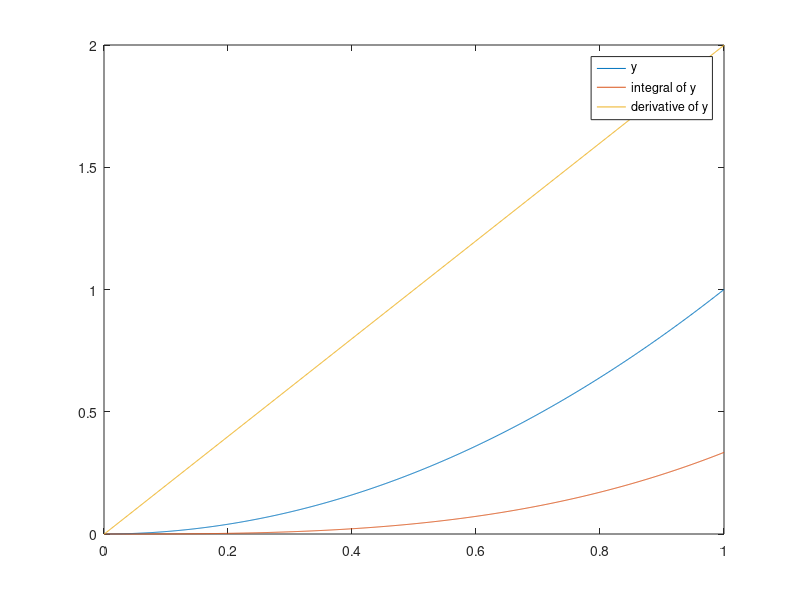

This figure's MATLAB source: (Note: this script raises an error after producing the figure.)
%% Lesson 11: MATLAB review
% This will be a "cheat sheet" of everything we've learned this semester!
% * Review of all old lessons
% * Introduce MATLAB App Designer
clc; clear; close all;

%% Lesson ??: Style Recommendations
% TODO

%% Lesson 1: The Basics
% Basic operators, number representations
% + - * / % \ ^
(1+2j)^3;

% constants
% - pi, i (j)
i^(pi*2j);

% math functions
% - trig functions (sin, cos, atan, atan2, sinc)
% - complex number operators (real, imag, conj, angle, abs)
conj(1-2j);
angle(exp(3j));

% good practice
% - use sections and comments appropriately
% - put at top of every script file:
%       clc; clear; close all;

% matrix operations
% - basic matrix notation
% - elementwise +/-, elementwise .*, ./, .^
% - matrix *, ^
% - transpose A.'
% - conjugate transpose A'
% - matrix functions (trace, size, eye, magic, ones, zeros, repmat)
A = magic(5);
B = randi(5, 5);
A * B;
A .* B;

% generating matrices
% - linspace
% - colon operator
% - zeros/ones
range1 = linspace(0, 1, 1000);
range2 = 0:1e-3:1;

% notes on syntax
% - matrix rows can be comma- or space-delimited
% - semicolon to suppress output
% - double %% (followed by space) at beginning of line to indicate section
% - can break lines using ellipsis (...)
% - parentheses sometimes optional: hold on is equivalent to hold('on');

%% Lesson 2: Vectorization and For Loops
% Functions often can have vector inputs, will return vector outputs
t = linspace(1,10,1e3);
y = sin(t);

% Some more vector operations
% - sum, diff, cumsum, trapz, min, mean, geomean
sum(1:100);

% Numerical integration and differentiation
dx = 1e-3;
x = 0:dx:1;
y = x .^ 2;
y_integral = cumsum(y) * dx;
y_derivative = [0 diff(y)] / dx;
plot(x, y, x, y_integral, x, y_derivative);
legend('y', 'integral of y', 'derivative of y');

% Meshgrid
a = 1:3;
b = 4:5;
[A, B] = meshgrid(a, b);
Y1 = 2*A + 3*B;

% broadcasting
Y2 = 2*a + 3*b.';

% Basic indexing and some matrix operations
% - (see next section)
% - can extend or delete parts of matrix like so:
A = [1; 3];
A(:,2) = [2; 4];
A(1,:) = [];

% For loops: iterate over a range
% - meh performance
% - typically better to vectorize when possible
% - preallocate when using a loop

%% Lesson 3a: Indexing
% Basic indexing
% - Index with a scalar or vector
% - Indexing begins at 1, ends at special keyword "end"
% - Index each dimension independently
A = magic(5);
A(end, 1);
A(:, 2);
A(1:3, 3:end);

% Linear indexing
% - Can index N-D array with single index
% - Column-major order
% - Use sub2ind to convert indices to linear indices
A(:);
A(5);

% Logical indexing (very important for vectorization!)
% - Use a logical operator or function that returns a logical array
% - This logical array can be used to index itself or other arrays
% - Find returns all true indices in logical array
A > 5;
A(A > 5);

B = A-5;
B(A > 5);

find(A > 5);

%% Lesson 3b: Functions
% Anonymous functions
% - More concise (but limited to single line)
% - Can capture outside variables
f = @(x) x.^2;

% "Regular" functions
% - Can be at bottom of file or in other file
% - If in other file, only first function is public, should be same
%   name as the file
% - syntax:
%       function [returnVal1, returnVal2] = functionName(param1, param2)
%           doSomething();
%           returnVal1 = someValue;
%           returnVal2 = someValue;
%       end

%% Lesson 4a: Control Flow Statements
% for loop iterates over a range
for i=1:5
    i
end

% while iterates while condition is true
i=1;
while i<=5
    i
    i = i+1;
end

% if/elseif/else does exactly what you think it does
if i < 2
    'i < 2'
elseif i < 5
    '2 <= i < 5'
else
    'i >= 5'
end

%% Lesson 4b: Plotting
% Functions
% - 2D: plot, stem, scatter, histogram
% - 3D: plot3, surf, mesh
samples = randn(1000, 1);
histogram(samples);

% Figures
% - subplot() and tiledlayout()/nexttile()
% - title, xlabel, ylabel, xlim, ylim, legend
% - grid on/off, axes on/off
% - hold on/off
% - Special characters in figure text (e.g., \mu)

%% Lesson 5a: Datatypes
% Datatypes (may not be exhaustive):
% - real numbers (floating-point): double, single
% - integers: (u)int8, (u)int16, (u)int32, (u)int64
% - logical (boolean)
% - cell array
% - string
% - symbolic (lesson 8)
% - structs and objects
log = logical([0 1 0 1]);   % converting data types

% Find information about variables using whos()
A = 4;
whos A; % or whos('A')

% Be careful of datatypes! Choosing the wrong data type can:
% - Cause a parameter to a function to be treated incorrectly
% - Have too little precision (=> overflow or underflow)
% - Take up too much space (=> run out of RAM)

%% Lesson 5b: Strings and Cell Arrays
% "hello" and 'hello' are different!
% - left is a string, right is a char array
% - left is a single unit, right is equivalent to ['h' 'e' 'l' 'l' 'o']
% - both are USUALLY interpreted the same, but not always. Consider:
["hello" "world"]   % array of strings
['hello' 'world']   % same as horcat(['h' 'e' 'l' 'l' 'o'], ['w' ... 'd'])

% functions for strings or char arrays
% - split, strfind, strip

% most of the time, we use "arrays" (or "matrices") to store a list of data
% - however, this only allows for a single data type
% - cell arrays overcome this limitation, allowing heterogeneous datatypes
% - use () to index a cell in a cell array, {} to index the CONTENTS of
%   a cell in a cell array (similar to pointer indexing in C)

%% Lesson 5c: Object-Oriented MATLAB (Classes, Objects and Structs)
% keep multiple values together under a composite variable

% structs have their structure defined on the spot
% - like an object literal in other programming languages like Javascript
% - multiple syntaxes: refer to lesson 5

% objects are defined via a "class" ("prototype" of the object)
% - classes can both have data and function members
% - refer to lesson 5 for syntax
% - we'll see this when we go over App Designer today

%% Lesson 5d: Basic File I/O
% (lesson 5 really ought to be split over two lectures)

% text I/O
% - fopen, fread, fprintf, fclose, textscan

% audio I/O and playback
% - audioread, audiowrite
% - sound, soundsc

% image I/O and viewing
% - imread, imwrite
% - imshow

% saving/loading workspace variables (.mat is optional)
% - save someFile.mat
% - load someFile.mat

%% Lesson 6: The z-domain
% dealing with polynomials (numerically):
% - polyval, roots, poly, residue, conv (multiplying polynomials)

% z-transform
% - multiple ways to represent a (discrete-time) system:
%   - transfer function (tf) coefficients: b=denominator, a=numerator
%   - zeros-poles-gain (zpk)
%   - second-order sections (SOS)
%   - impulse response (impz)
% - convert between these! zpk2tf, tf2zpk, tf2sos, etc.

% plot information about a system:
% - zplane: pole-zero plot (determine stable/causal)
% - freqz: frequency response plot
% - impz: impulse response

% laplace transform
% - many similarly-named functions, e.g., freqs
% - we usually do things in z-domain b/c samples are discrete (digital)

%% Lesson 7: Filters and the Filter Designer
% filterdesigner
% - design and export filter
% - apply filter using filter()

% manually design filter
% - for common IIR filters (ellip, cheby1, cheby2, butter), have to first
%   design order (ellipord, cheby1ord, ...)
% - apply filter using filter()

% plotting FFT
x = randn(100000, 1);
Fs = 50e3;

FFT = fftshift(fft(x)) / Fs;
f = linspace(-Fs/2, Fs/2, length(FFT));
figure();
subplot(2, 1, 1);
plot(f, 20*log10(abs(FFT)));
subplot(2, 1, 2);
plot(f, unwrap(angle(FFT)));

%% generate an elliptic filter, save to elliptic.m
filterDesigner;

%%
y = filter(elliptic(), x);

FFT = fftshift(fft(y)) / Fs;
f = linspace(-Fs/2, Fs/2, length(FFT));
figure();
subplot(2, 1, 1);
plot(f, 20*log10(abs(FFT)));
subplot(2, 1, 2);
plot(f, unwrap(angle(FFT)));

%% Lesson 8: The Symbolic Toolbox
% syms
% - lots of new functions: subs, solve, collect, combine, expand, partfrac
% - restrict solution set by setting "assumptions" on symbolic variables
syms x y;
x = y+2;

% symbolic functions
% - compose, finverse, diff, int, dsolve, ztrans, laplace, ilaplace
f(y)=2*y;

%% Lesson 9: Stochasticity
% Use vectorization and logical indexing to improve performance and keep
% code neat and concise

% functions to randomly sample from different distributions:
% - rand, randi, randn
% - unidrnd, exprnd, poissrnd, normrnd, etc.

% expected value of the sum of M D-sided dice roles
N = 1e5;
D = 6;
M = 10;
samples = randi(D, N, M);
mean_sum = mean(sum(samples, 2));

% PDF of distributions
% - unidpdf, exppdf, poislesson11spdf, normpdf, etc.
x = -3:1e-3:3;
plot(x, normpdf(x, 0, 1));

%% Lesson 10: App Designer (Today's Lesson)

% We know how to use MATLAB in from MATLAB scripts in the MATLAB editor,
% but what if we want to be able to run a MATLAB program from a GUI
% (graphical user interface)?

% MATLAB "Apps" allow you to do this. MATLAB apps, like the Filter Designer
% App we've used, allow you to design a graphical application using MATLAB
% logic. You can deploy it so that users can use it in MATLAB (like the
% filter designer tool), or you can even deploy it outside MATLAB as a web
% application or standalone desktop application!

% What's more, it's easy to design an app in MATLAB using the appdesigner()
% tool. All you need to do is drag-and-drop GUI components and add handlers
% (callbacks), and then you're done! You can then export it to a .m file,
% share it as a MATLAB App, or distribute it as a web app or executable.
appdesigner;
